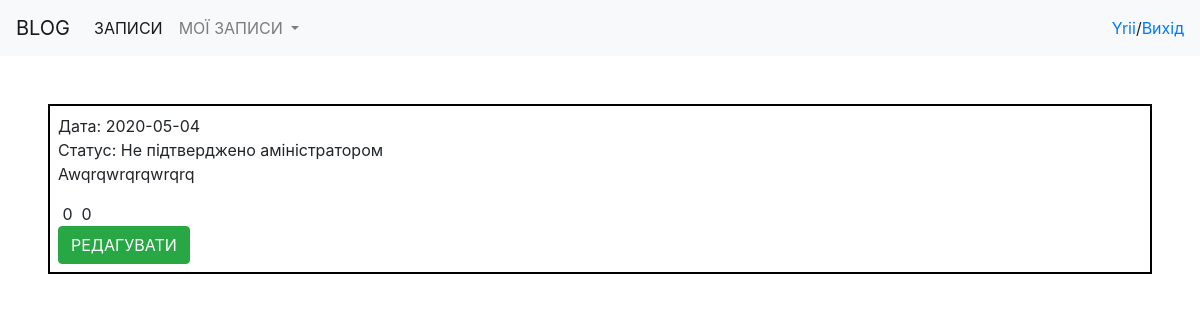
The page /viewAutorAllRecord.php (signed in) on the database its author committed.
### tables this page shows
CREATE TABLE `record` (
  `Id` int(11) NOT NULL,
  `Id_autor` int(11) DEFAULT NULL,
  `Date` varchar(25) DEFAULT NULL,
  `Status` varchar(25) DEFAULT 'not approved',
  `Text` longtext DEFAULT NULL,
  `Like` int(11) DEFAULT 0,
  `DisLike` int(11) DEFAULT 0
);

### viewAutorAllRecord.php (the view, shortened to what this page needs)
<?php
    require_once('header.php');
    $conn = mysqli_connect(servername, username, password, dbname);
    $sql = "SELECT * FROM user WHERE Login ='" . $_SESSION['Login'] . "'";
    $result = mysqli_query($conn, $sql);
    $row = mysqli_fetch_assoc($result);
    $IdAutor = $row['Id'];
    $sql = "SELECT * FROM record WHERE Id_autor ='" . $IdAutor . "'";
    $result = mysqli_query($conn, $sql);
    while ($record = mysqli_fetch_assoc($result)) {
        switch ($record['Status']) {
            case 'not approved':
                $status='Не підтверджено аміністратором';
            break;
        }
        ?>
        <div class='m-5 p-2' style="border: solid black 2px">
            <span> Дата: </span> <?=$record['Date']?>
            <br>
            <span> Статус:</span> <?=$status?>
            <br>
            <p align=justify> <?=$record['Text']?></p>
            <div>
                <p style="display: inline">
                    <?=$record['Like']?>
                </p>
                <p style="display: inline">
                    <?=$record['DisLike']?>
                </p>
            </div>
            <a href="updateRecord.php?id_record=<?=$record['Id']?>" type="button" class="btn btn-success">РЕДАГУВАТИ</a>
        </div>
<?php
    }
?>
<?php
    require_once('footer.php');

### rows shown on the page
record: Date "2020-05-04", Status "Не підтверджено аміністратором", Text "Awqrqwrqrqwrqrq", Like "0", DisLike "0"

### other values the page prints
$_SESSION['Login'] "Yrii"
